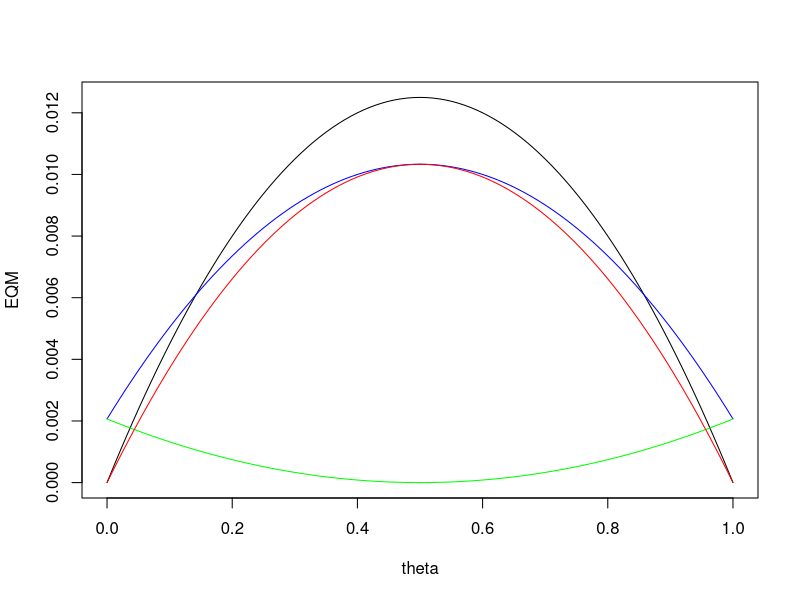

Write R code to recreate this figure.
## ---- chunk 1
knitr::opts_chunk$set(echo = FALSE)
## ---- chunk 2
theta = seq(0, 1, by=0.01)
n = 20; alpha = 1; beta = 1;
EQM = theta * (1-theta) / n
bias1 = (alpha*(1-theta) - beta*theta)/(alpha + beta + n)
var1 = n*theta*(1-theta)/(alpha + beta + n)^2
EQM1 = bias1^2 + var1
## ---- chunk 3
plot(theta, EQM, type='l')
lines(theta, EQM1, col='blue')
lines(theta, bias1^2, col='green')
lines(theta, var1, col='red')
